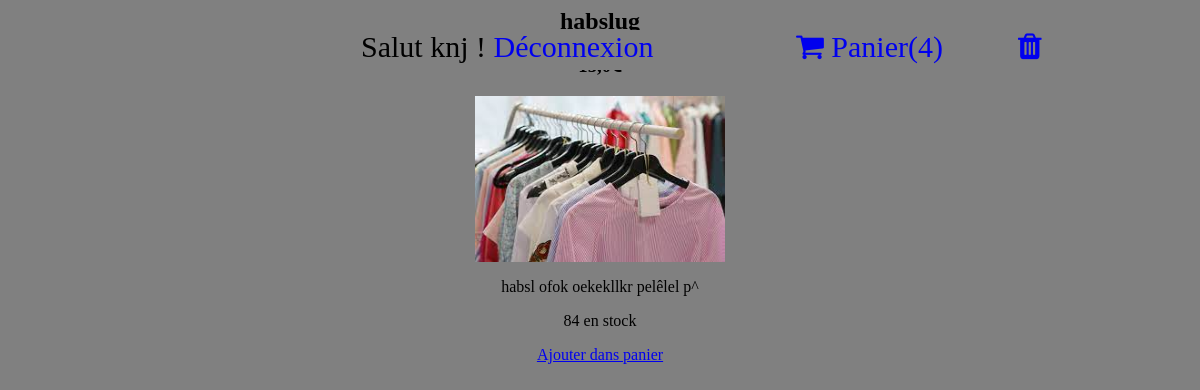
/produit/habslug/ (signed in), run on the app's committed database.
### compte/models.py (models this page shows)
class Client(AbstractUser):
    pass

### store/models.py (models this page shows, shortened)
class Panier(models.Model):
    user=models.OneToOneField(AUTH_USER_MODEL,on_delete=models.CASCADE)
    articles=models.ManyToManyField(Articles)

class Produit(models.Model):
    nom=models.CharField(max_length=75)
    slug=models.SlugField(max_length=75)
    prix=models.FloatField(default=0.0)
    stock=models.IntegerField(default=0)
    description=models.TextField(blank=True)
    photo=models.ImageField(upload_to="produit")

### store/views.py (the view)
# urls.py: path('produit/<str:slug>/', produit_detail,name="produit"),
def produit_detail(request,slug):
    produit=get_object_or_404(Produit,slug=slug)
    return render(request,'store/slog.html',context={"produit":produit})

### store/templates/store/slog.html (shortened to what this page needs)
{% extends 'base.html' %}
{% block content %}
<center>
    <h2>{{ produit.nom }}</h2>
    <h3>{{ produit.prix }}</h3>
    <img src="{{ produit.photo.url }}" alt="{{ produit.nom}}" style=" max-width:250px; ">
    <p>{{ produit.description }}</p>
    <p>{{ produit.stock }} en stock</p>
</center>
{% if user.is_authenticated %}
<center>
    <p><a href="{% url 'ajouter_au_panier' produit.slug %}">Ajouter dans panier</a></p>
</center>
{% endif %}
{% endblock %}

### templates/base.html (shortened to what this page needs)
<html lang="fr" xmlns="http://www.w3.org/1999/html" xmlns="http://www.w3.org/1999/html">
<head>
    <link rel="stylesheet" href="https://cdnjs.cloudflare.com/ajax/libs/font-awesome/4.6.3/css/font-awesome.min.css">
</head>
<body bgcolor="gray">
<p class="bar sl">
<a href="{% url 'index' %}">
    <i class="fa fa-home">KNJShop</i>
</a></p>
{% if user.is_authenticated %}
<p class="bar al">&nbsp;&nbsp;&nbsp;&nbsp;&nbsp;&nbsp;&nbsp;&nbsp;&nbsp;&nbsp;&nbsp;&nbsp;&nbsp;&nbsp;&nbsp;&nbsp;&nbsp;&nbsp;&nbsp;&nbsp;&nbsp;&nbsp;&nbsp;&nbsp;&nbsp;&nbsp;&nbsp;Salut {{ user.username }} !      <a href="{% url 'logout' %}" ><i class="fa fa-gihub">Déconnexion</i></a>&nbsp;&nbsp;&nbsp;&nbsp;&nbsp;&nbsp;&nbsp;&nbsp;&nbsp;&nbsp;&nbsp;&nbsp;&nbsp;&nbsp;&nbsp;&nbsp;&nbsp;&nbsp;
{% if user.panier %}
    <a href="{% url 'panier' %}" ><i class="fa fa-shopping-cart">&nbsp;Panier({{ user.panier.articles.count }})</i></a>&nbsp;&nbsp;&nbsp;&nbsp;&nbsp;&nbsp;&nbsp;&nbsp;&nbsp;
<a href="{% url 'delete_panier' %}" ><i class="fa fa-trash"></i></a></p>
{% endif %}
{% else %}
    <p class="bar al"><a href="{% url 'login' %}">Connexion</a>
    /<a href="{% url 'signup' %}">S'inscrire</a></p>
{% endif %}
{% block content %}
{% endblock %}
</body>
</html>

### templates/base.html (style rules this page uses)
.bar { position:fixed; width:100%; background-color:gray; top:0; left:0; width:100%; height:40px; font-size:30px; }
.al { text-align:center; margin-bottom:15 px; }
.sl { text-align:left; }

### data on the page
Client: username "knj", panier.articles.count "4"
Produit: nom "habslug", photo (picture), description "habsl ofok oekekllkr pelêlel p^", stock "84"
